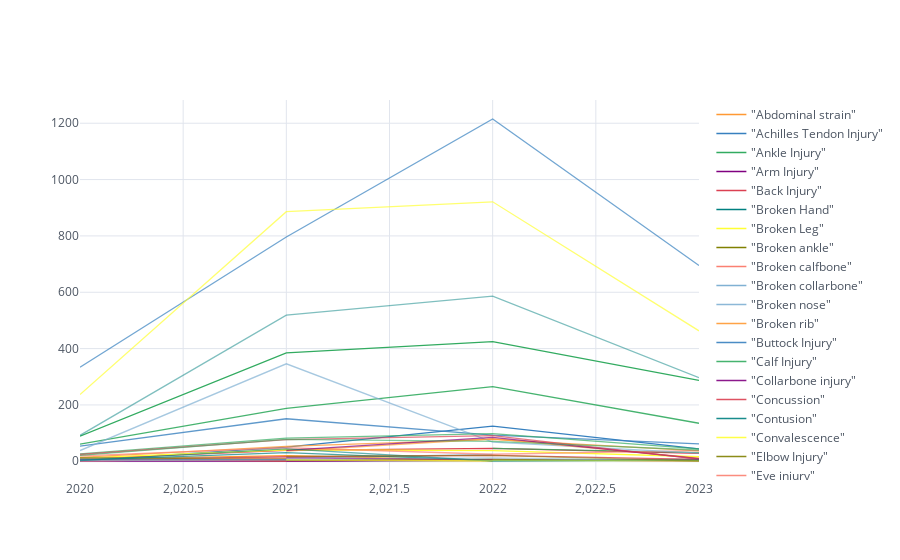

Notebook source saved alongside this figure:
### Markdown cell above
# Gafico lineal

### Code cell
df_injuries_table = pd.pivot_table(df_injuries, index='league_season',columns='player_injury_reason',values='player_name',aggfunc="count")

df_injuries_table

figure = df_injuries_table.iplot(kind='line')

### Figure 1 — Plotly figure (JSON) as saved in the notebook; plotly's stock layout.template omitted (floating-point values rounded to 4 significant figures)
{"data": [{"line": {"color": "rgba(255, 153, 51, 1.0)", "dash": "solid", "shape": "linear", "width": 1.3}, "mode": "lines", "name": "\"Abdominal strain\"", "text": "", "type": "scatter", "x": [2020, 2021, 2022, 2023], "y": [7, 20, 2, ""]}, {"line": {"color": "rgba(55, 128, 191, 1.0)", "dash": "solid", "shape": "linear", "width": 1.3}, "mode": "lines", "name": "\"Achilles Tendon Injury\"", "text": "", "type": "scatter", "x": [2020, 2021, 2022, 2023], "y": [2, 50, 125, 44]}, {"line": {"color": "rgba(50, 171, 96, 1.0)", "dash": "solid", "shape": "linear", "width": 1.3}, "mode": "lines", "name": "\"Ankle Injury\"", "text": "", "type": "scatter", "x": [2020, 2021, 2022, 2023], "y": [89, 385, 425, 287]}, {"line": {"color": "rgba(128, 0, 128, 1.0)", "dash": "solid", "shape": "linear", "width": 1.3}, "mode": "lines", "name": "\"Arm Injury\"", "text": "", "type": "scatter", "x": [2020, 2021, 2022, 2023], "y": [1, 1, 6, ""]}, {"line": {"color": "rgba(219, 64, 82, 1.0)", "dash": "solid", "shape": "linear", "width": 1.3}, "mode": "lines", "name": "\"Back Injury\"", "text": "", "type": "scatter", "x": [2020, 2021, 2022, 2023], "y": [9, 39, 46, 28]}, {"line": {"color": "rgba(0, 128, 128, 1.0)", "dash": "solid", "shape": "linear", "width": 1.3}, "mode": "lines", "name": "\"Broken Hand\"", "text": "", "type": "scatter", "x": [2020, 2021, 2022, 2023], "y": ["", 1, "", 2]}, {"line": {"color": "rgba(255, 255, 51, 1.0)", "dash": "solid", "shape": "linear", "width": 1.3}, "mode": "lines", "name": "\"Broken Leg\"", "text": "", "type": "scatter", "x": [2020, 2021, 2022, 2023], "y": [11, 41, 38, 16]}, {"line": {"color": "rgba(128, 128, 0, 1.0)", "dash": "solid", "shape": "linear", "width": 1.3}, "mode": "lines", "name": "\"Broken ankle\"", "text": "", "type": "scatter", "x": [2020, 2021, 2022, 2023], "y": [7, 2, "", ""]}, {"line": {"color": "rgba(251, 128, 114, 1.0)", "dash": "solid", "shape": "linear", "width": 1.3}, "mode": "lines", "name": "\"Broken calfbone\"", "text": "", "type": "scatter", "x": [2020, 2021, 2022, 2023], "y": ["", "", "", 10]}, {"line": {"color": "rgba(128, 177, 211, 1.0)", "dash": "solid", "shape": "linear", "width": 1.3}, "mode": "lines", "name": "\"Broken collarbone\"", "text": "", "type": "scatter", "x": [2020, 2021, 2022, 2023], "y": ["", "", 15, ""]}, {"line": {"color": "rgba(128, 177, 211, 0.8999999999999999)", "dash": "solid", "shape": "linear", "width": 1.3}, "mode": "lines", "name": "\"Broken nose\"", "text": "", "type": "scatter", "x": [2020, 2021, 2022, 2023], "y": ["", 1, 2, ""]}, {"line": {"color": "rgba(255, 153, 51, 0.8999999999999999)", "dash": "solid", "shape": "linear", "width": 1.3}, "mode": "lines", "name": "\"Broken rib\"", "text": "", "type": "scatter", "x": [2020, 2021, 2022, 2023], "y": ["", "", 1, ""]}, {"line": {"color": "rgba(55, 128, 191, 0.8999999999999999)", "dash": "solid", "shape": "linear", "width": 1.3}, "mode": "lines", "name": "\"Buttock Injury\"", "text": "", "type": "scatter", "x": [2020, 2021, 2022, 2023], "y": [1, "", "", ""]}, {"line": {"color": "rgba(50, 171, 96, 0.8999999999999999)", "dash": "solid", "shape": "linear", "width": 1.3}, "mode": "lines", "name": "\"Calf Injury\"", "text": "", "type": "scatter", "x": [2020, 2021, 2022, 2023], "y": [61, 188, 265, 135]}, {"line": {"color": "rgba(128, 0, 128, 0.8999999999999999)", "dash": "solid", "shape": "linear", "width": 1.3}, "mode": "lines", "name": "\"Collarbone injury\"", "text": "", "type": "scatter", "x": [2020, 2021, 2022, 2023], "y": ["", "", 8, ""]}, {"line": {"color": "rgba(219, 64, 82, 0.8999999999999999)", "dash": "solid", "shape": "linear", "width": 1.3}, "mode": "lines", "name": "\"Concussion\"", "text": "", "type": "scatter", "x": [2020, 2021, 2022, 2023], "y": [8, 1, 7, 1]}, {"line": {"color": "rgba(0, 128, 128, 0.8999999999999999)", "dash": "solid", "shape": "linear", "width": 1.3}, "mode": "lines", "name": "\"Contusion\"", "text": "", "type": "scatter", "x": [2020, 2021, 2022, 2023], "y": ["", "", 5, 7]}, {"line": {"color": "rgba(255, 255, 51, 0.8999999999999999)", "dash": "solid", "shape": "linear", "width": 1.3}, "mode": "lines", "name": "\"Convalescence\"", "text": "", "type": "scatter", "x": [2020, 2021, 2022, 2023], "y": ["", 4, 1, ""]}, {"line": {"color": "rgba(128, 128, 0, 0.8999999999999999)", "dash": "solid", "shape": "linear", "width": 1.3}, "mode": "lines", "name": "\"Elbow Injury\"", "text": "", "type": "scatter", "x": [2020, 2021, 2022, 2023], "y": ["", 2, "", ""]}, {"line": {"color": "rgba(251, 128, 114, 0.8999999999999999)", "dash": "solid", "shape": "linear", "width": 1.3}, "mode": "lines", "name": "\"Eye injury\"", "text": "", "type": "scatter", "x": [2020, 2021, 2022, 2023], "y": [2, 6, 2, ""]}, {"line": {"color": "rgba(251, 128, 114, 0.7999999999999998)", "dash": "solid", "shape": "linear", "width": 1.3}, "mode": "lines", "name": "\"Face Injury\"", "text": "", "type": "scatter", "x": [2020, 2021, 2022, 2023], "y": ["", "", 4, 6]}, {"line": {"color": "rgba(128, 177, 211, 0.7999999999999998)", "dash": "solid", "shape": "linear", "width": 1.3}, "mode": "lines", "name": "\"Finger Injury\"", "text": "", "type": "scatter", "x": [2020, 2021, 2022, 2023], "y": [11, 11, 24, ""]}, {"line": {"color": "rgba(255, 153, 51, 0.7999999999999998)", "dash": "solid", "shape": "linear", "width": 1.3}, "mode": "lines", "name": "\"Foot Injury\"", "text": "", "type": "scatter", "x": [2020, 2021, 2022, 2023], "y": [14, 53, 78, 37]}, {"line": {"color": "rgba(55, 128, 191, 0.7999999999999998)", "dash": "solid", "shape": "linear", "width": 1.3}, "mode": "lines", "name": "\"Groin Injury\"", "text": "", "type": "scatter", "x": [2020, 2021, 2022, 2023], "y": [54, 151, 93, 62]}, {"line": {"color": "rgba(50, 171, 96, 0.7999999999999998)", "dash": "solid", "shape": "linear", "width": 1.3}, "mode": "lines", "name": "\"Hamstring Injury\"", "text": "", "type": "scatter", "x": [2020, 2021, 2022, 2023], "y": ["", "", 46, 31]}, {"line": {"color": "rgba(128, 0, 128, 0.7999999999999998)", "dash": "solid", "shape": "linear", "width": 1.3}, "mode": "lines", "name": "\"Hand Injury\"", "text": "", "type": "scatter", "x": [2020, 2021, 2022, 2023], "y": ["", 1, 3, ""]}, {"line": {"color": "rgba(219, 64, 82, 0.7999999999999998)", "dash": "solid", "shape": "linear", "width": 1.3}, "mode": "lines", "name": "\"Head Injury\"", "text": "", "type": "scatter", "x": [2020, 2021, 2022, 2023], "y": [3, 16, 21, 7]}, {"line": {"color": "rgba(0, 128, 128, 0.7999999999999998)", "dash": "solid", "shape": "linear", "width": 1.3}, "mode": "lines", "name": "\"Health problems\"", "text": "", "type": "scatter", "x": [2020, 2021, 2022, 2023], "y": ["", "", 19, ""]}, {"line": {"color": "rgba(255, 255, 51, 0.7999999999999998)", "dash": "solid", "shape": "linear", "width": 1.3}, "mode": "lines", "name": "\"Heart Problems\"", "text": "", "type": "scatter", "x": [2020, 2021, 2022, 2023], "y": ["", 5, 3, ""]}, {"line": {"color": "rgba(128, 128, 0, 0.7999999999999998)", "dash": "solid", "shape": "linear", "width": 1.3}, "mode": "lines", "name": "\"Heel Injury\"", "text": "", "type": "scatter", "x": [2020, 2021, 2022, 2023], "y": ["", 4, 7, ""]}, {"line": {"color": "rgba(128, 128, 0, 0.7)", "dash": "solid", "shape": "linear", "width": 1.3}, "mode": "lines", "name": "\"Hernia\"", "text": "", "type": "scatter", "x": [2020, 2021, 2022, 2023], "y": [12, 9, "", ""]}, {"line": {"color": "rgba(251, 128, 114, 0.7)", "dash": "solid", "shape": "linear", "width": 1.3}, "mode": "lines", "name": "\"Hip Injury\"", "text": "", "type": "scatter", "x": [2020, 2021, 2022, 2023], "y": [19, 48, 25, 38]}, {"line": {"color": "rgba(128, 177, 211, 0.7)", "dash": "solid", "shape": "linear", "width": 1.3}, "mode": "lines", "name": "\"Illness\"", "text": "", "type": "scatter", "x": [2020, 2021, 2022, 2023], "y": [38, 346, 68, 29]}, {"line": {"color": "rgba(255, 153, 51, 0.7)", "dash": "solid", "shape": "linear", "width": 1.3}, "mode": "lines", "name": "\"Inactive\"", "text": "", "type": "scatter", "x": [2020, 2021, 2022, 2023], "y": ["", 36, 80, 11]}, {"line": {"color": "rgba(55, 128, 191, 0.7)", "dash": "solid", "shape": "linear", "width": 1.3}, "mode": "lines", "name": "\"Knee Injury\"", "text": "", "type": "scatter", "x": [2020, 2021, 2022, 2023], "y": [334, 796, 1215, 695]}, {"line": {"color": "rgba(50, 171, 96, 0.7)", "dash": "solid", "shape": "linear", "width": 1.3}, "mode": "lines", "name": "\"Knock\"", "text": "", "type": "scatter", "x": [2020, 2021, 2022, 2023], "y": [26, 82, 98, 44]}, {"line": {"color": "rgba(128, 0, 128, 0.7)", "dash": "solid", "shape": "linear", "width": 1.3}, "mode": "lines", "name": "\"Lacking Match Fitness\"", "text": "", "type": "scatter", "x": [2020, 2021, 2022, 2023], "y": ["", 39, 85, 9]}, {"line": {"color": "rgba(219, 64, 82, 0.7)", "dash": "solid", "shape": "linear", "width": 1.3}, "mode": "lines", "name": "\"Leg Injury\"", "text": "", "type": "scatter", "x": [2020, 2021, 2022, 2023], "y": [24, 77, 91, 8]}, {"line": {"color": "rgba(0, 128, 128, 0.7)", "dash": "solid", "shape": "linear", "width": 1.3}, "mode": "lines", "name": "\"Lower Back Injury\"", "text": "", "type": "scatter", "x": [2020, 2021, 2022, 2023], "y": [4, 31, 2, 4]}, {"line": {"color": "rgba(255, 255, 51, 0.7)", "dash": "solid", "shape": "linear", "width": 1.3}, "mode": "lines", "name": "\"Muscle Injury\"", "text": "", "type": "scatter", "x": [2020, 2021, 2022, 2023], "y": [237, 886, 921, 463]}, {"line": {"color": "rgba(255, 255, 51, 0.5999999999999999)", "dash": "solid", "shape": "linear", "width": 1.3}, "mode": "lines", "name": "\"Neck Injury\"", "text": "", "type": "scatter", "x": [2020, 2021, 2022, 2023], "y": ["", "", 9, ""]}, {"line": {"color": "rgba(128, 128, 0, 0.5999999999999999)", "dash": "solid", "shape": "linear", "width": 1.3}, "mode": "lines", "name": "\"Pelvis Injury\"", "text": "", "type": "scatter", "x": [2020, 2021, 2022, 2023], "y": ["", "", 7, 2]}, {"line": {"color": "rgba(251, 128, 114, 0.5999999999999999)", "dash": "solid", "shape": "linear", "width": 1.3}, "mode": "lines", "name": "\"Quarantine\"", "text": "", "type": "scatter", "x": [2020, 2021, 2022, 2023], "y": [1, 11, "", ""]}, {"line": {"color": "rgba(128, 177, 211, 0.5999999999999999)", "dash": "solid", "shape": "linear", "width": 1.3}, "mode": "lines", "name": "\"Rest\"", "text": "", "type": "scatter", "x": [2020, 2021, 2022, 2023], "y": [2, 5, 12, 1]}, {"line": {"color": "rgba(255, 153, 51, 0.5999999999999999)", "dash": "solid", "shape": "linear", "width": 1.3}, "mode": "lines", "name": "\"Ribs Injury\"", "text": "", "type": "scatter", "x": [2020, 2021, 2022, 2023], "y": [1, "", "", ""]}, {"line": {"color": "rgba(55, 128, 191, 0.5999999999999999)", "dash": "solid", "shape": "linear", "width": 1.3}, "mode": "lines", "name": "\"Shin Injury\"", "text": "", "type": "scatter", "x": [2020, 2021, 2022, 2023], "y": [6, 6, "", 2]}, {"line": {"color": "rgba(50, 171, 96, 0.5999999999999999)", "dash": "solid", "shape": "linear", "width": 1.3}, "mode": "lines", "name": "\"Shoulder Injury\"", "text": "", "type": "scatter", "x": [2020, 2021, 2022, 2023], "y": [21, 78, 71, 40]}, {"line": {"color": "rgba(128, 0, 128, 0.5999999999999999)", "dash": "solid", "shape": "linear", "width": 1.3}, "mode": "lines", "name": "\"Stomach Disorder\"", "text": "", "type": "scatter", "x": [2020, 2021, 2022, 2023], "y": ["", 12, 5, ""]}, {"line": {"color": "rgba(219, 64, 82, 0.5999999999999999)", "dash": "solid", "shape": "linear", "width": 1.3}, "mode": "lines", "name": "\"Surgery\"", "text": "", "type": "scatter", "x": [2020, 2021, 2022, 2023], "y": ["", 15, "", 10]}, {"line": {"color": "rgba(0, 128, 128, 0.5999999999999999)", "dash": "solid", "shape": "linear", "width": 1.3}, "mode": "lines", "name": "\"Tendon Injury\"", "text": "", "type": "scatter", "x": [2020, 2021, 2022, 2023], "y": [2, 44, 1, 3]}, {"line": {"color": "rgba(0, 128, 128, 0.49999999999999983)", "dash": "solid", "shape": "linear", "width": 1.3}, "mode": "lines", "name": "\"Thigh Injury\"", "text": "", "type": "scatter", "x": [2020, 2021, 2022, 2023], "y": [92, 519, 586, 297]}, {"line": {"color": "rgba(255, 255, 51, 0.49999999999999983)", "dash": "solid", "shape": "linear", "width": 1.3}, "mode": "lines", "name": "\"Toe Injury\"", "text": "", "type": "scatter", "x": [2020, 2021, 2022, 2023], "y": ["", 5, 2, 1]}, {"line": {"color": "rgba(128, 128, 0, 0.49999999999999983)", "dash": "solid", "shape": "linear", "width": 1.3}, "mode": "lines", "name": "\"Wrist Injury\"", "text": "", "type": "scatter", "x": [2020, 2021, 2022, 2023], "y": ["", 17, 21, 1]}], "layout": {"autosize": true, "legend": {"bgcolor": "#FFFFFF", "font": {"color": "#4D5663"}}, "paper_bgcolor": "#FFFFFF", "plot_bgcolor": "#FFFFFF", "title": {"font": {"color": "#4D5663"}}, "xaxis": {"autorange": true, "gridcolor": "#E1E5ED", "range": [2020, 2023], "showgrid": true, "tickfont": {"color": "#4D5663"}, "title": {"font": {"color": "#4D5663"}, "text": ""}, "type": "linear", "zerolinecolor": "#E1E5ED"}, "yaxis": {"autorange": true, "gridcolor": "#E1E5ED", "range": [-66.44, 1282.0], "showgrid": true, "tickfont": {"color": "#4D5663"}, "title": {"font": {"color": "#4D5663"}, "text": ""}, "type": "linear", "zerolinecolor": "#E1E5ED"}}}
